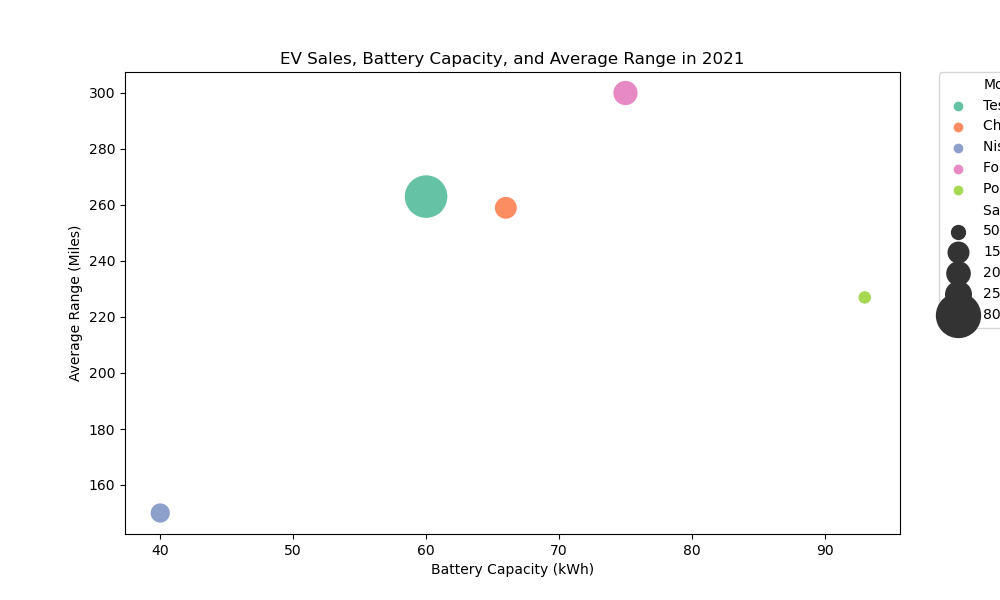

Recreate this plot in Python.

import seaborn as sns
import matplotlib.pyplot as plt

# Your given data
data = [
    {'Model': 'Tesla Model 3', 'Year': 2021, 'Sales (Units)': 80000, 'Battery Capacity (kWh)': 60, 'Average Range (Miles)': 263},
    {'Model': 'Chevrolet Bolt', 'Year': 2021, 'Sales (Units)': 20000, 'Battery Capacity (kWh)': 66, 'Average Range (Miles)': 259},
    {'Model': 'Nissan Leaf', 'Year': 2021, 'Sales (Units)': 15000, 'Battery Capacity (kWh)': 40, 'Average Range (Miles)': 150},
    {'Model': 'Ford Mustang Mach-E', 'Year': 2021, 'Sales (Units)': 25000, 'Battery Capacity (kWh)': 75, 'Average Range (Miles)': 300},
    {'Model': 'Porsche Taycan', 'Year': 2021, 'Sales (Units)': 5000, 'Battery Capacity (kWh)': 93, 'Average Range (Miles)': 227}
]

# Convert the data to a DataFrame
import pandas as pd
df = pd.DataFrame(data)

# Create a scatter plot using seaborn
plt.figure(figsize=(10, 6))
bubble_chart = sns.scatterplot(
    data=df,
    x='Battery Capacity (kWh)',
    y='Average Range (Miles)',
    size='Sales (Units)',
    hue='Model',
    sizes=(100, 1000),  # Range of bubble sizes
    palette='Set2',  # Color palette for different car models
    legend='full'  # Include legend for car models
)

# Customize the axes and title
plt.title('EV Sales, Battery Capacity, and Average Range in 2021')
plt.xlabel('Battery Capacity (kWh)')
plt.ylabel('Average Range (Miles)')

# Show the plotted bubble chart
plt.legend(bbox_to_anchor=(1.05, 1), loc=2, borderaxespad=0.)
plt.show()
